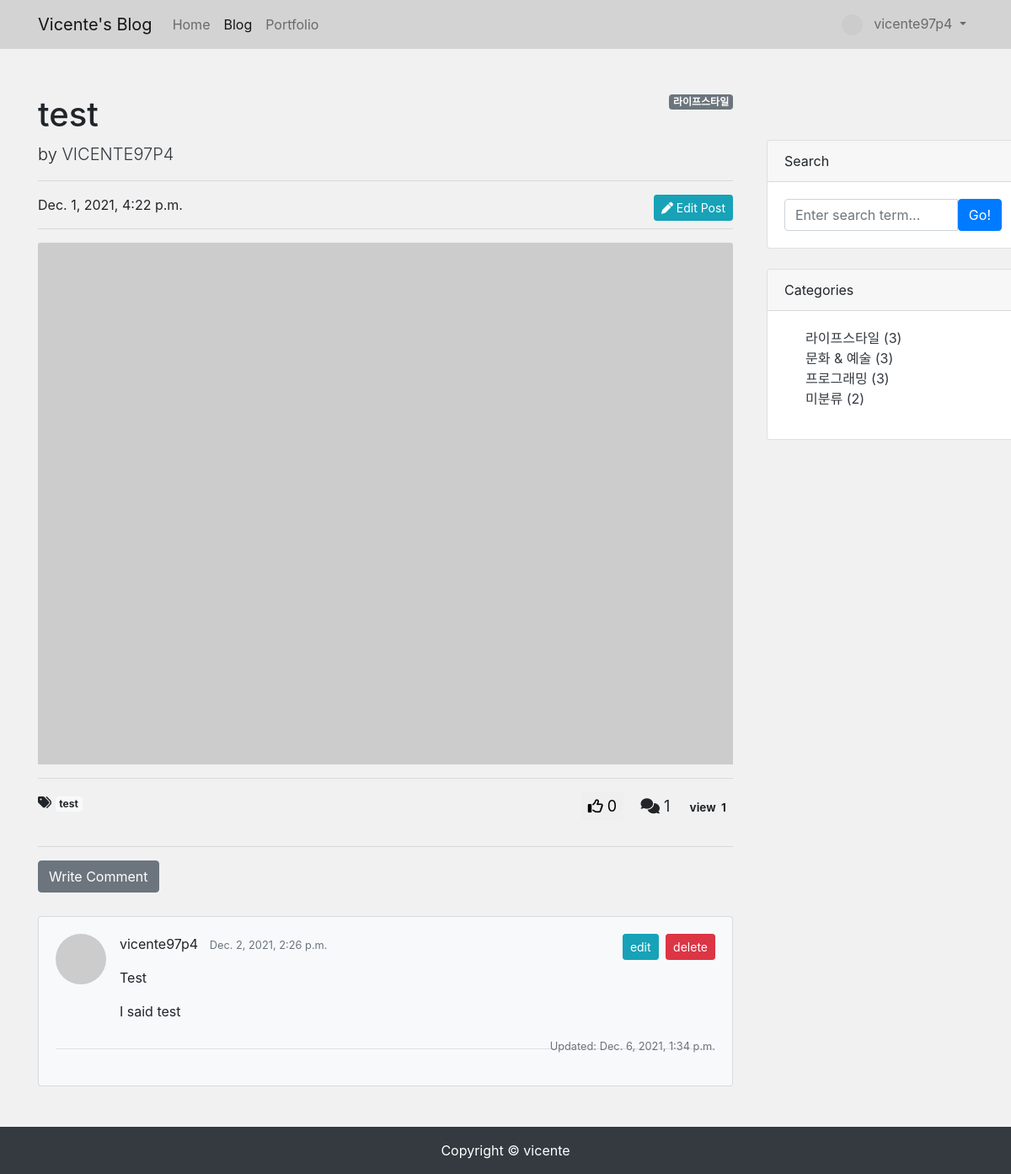
/blog/8/ (signed in), run on the app's committed database.
### blog/models.py (models this page shows, shortened)
class Post(models.Model):
    title = models.CharField(max_length=30)
    hook_text = models.CharField(max_length=100, blank=True)
    content = MarkdownxField()
    head_image = models.ImageField(upload_to='blog/images/%Y/%m/%d/', blank=True)
    file_upload = models.FileField(upload_to='blog/files/%Y/%m/%d/', blank=True)
    created_at = models.DateTimeField(auto_now_add=True)
    updated_at = models.DateTimeField(auto_now=True)
    author = models.ForeignKey(User, null=True, on_delete=models.SET_NULL)
    category = models.ForeignKey(Category, null=True, blank=True, on_delete=models.SET_NULL)
    tags = models.ManyToManyField(Tag, blank=True)
    good = models.ManyToManyField(User, related_name='good', blank=True)
    view_cnt = models.PositiveIntegerField(default=0, verbose_name='조회수')
    def get_absolute_url(self):
        return f'/blog/{self.pk}/'
    def get_content_markdown(self):
        return markdown(self.content)

class Category(models.Model):
    name = models.CharField(max_length=50, unique=True)
    slug = models.SlugField(max_length=200, unique=True, allow_unicode=True)
    def __str__(self):
        return self.name
    def get_absolute_url(self):
        return f'/blog/category/{self.slug}/'
    class Meta:
        verbose_name_plural = 'Categories'

class Tag(models.Model):
    name = models.CharField(max_length=50, unique=True)
    slug = models.SlugField(max_length=200, unique=True, allow_unicode=True)
    def __str__(self):
        return self.name
    def get_absolute_url(self):
        return f'/blog/tag/{self.slug}/'

class Comment(models.Model):
    post = models.ForeignKey(Post, on_delete=models.CASCADE)
    author = models.ForeignKey(User, on_delete=models.CASCADE)
    content = models.TextField()
    created_at = models.DateTimeField(auto_now_add=True)
    modified_at = models.DateTimeField(auto_now=True)
    def __str__(self):
        return f'{self.author}::{self.content}'
    def get_avatar_url(self):
        if self.author.socialaccount_set.exists():
            return self.author.socialaccount_set.first().get_avatar_url()
        else:
            return f'https://picsum.photos/seed/{self.author.pk}/60/60'

### blog/views.py (the view)
# urls.py: path('<int:pk>/', views.post_detail),
def post_detail(request, pk):
    login_session = request.session.get('login_session', '')
    context = {'login_session': login_session}
    post = get_object_or_404(Post, id=pk)
    context['post'] = post
    context['categories'] = Category.objects.all()
    context['no_category_post_count'] = Post.objects.filter(category=None).count()
    context['comment_form'] = CommentForm
    if post.author.id == login_session:
        context['writer'] = True
    else:
        context['writer'] = False
    response = render(
        request,
        'blog/post_detail.html',
        context
    )
    cookie_value = request.COOKIES.get('enter_post', '_')
    if f'{pk}' not in cookie_value:
        cookie_value += f'{pk}_'
        response.set_cookie('enter_post', value=cookie_value, httponly=True)
        post.view_cnt += 1
        post.save()
    return response

### blog/templates/blog/post_detail.html (shortened to what this page needs)
{% extends 'blog/base.html' %}
{% load crispy_forms_tags %}
{% block main_area %}
<div id="post-area">
    {% if post.category %}
    <span class="badge badge-secondary float-right">{{ post.category }}</span>
    {% else %}
    <span class="badge badge-secondary float-right">미분류</span>
    {% endif %}
    <h1 class="mt-4">{{ post.title }}</h1>
    <p class="lead">
        by
        <a href="#" class="text-decoration-none text-dark">{{ post.author | upper }}</a>
    </p>
    <hr/>
    {% if user.is_authenticated and user == post.author %}
        <a class="btn btn-info btn-sm float-right" href="/blog/update_post/{{ post.pk }}/" role="button"><i class="fas fa-pen"></i>  Edit Post</a>
    {% endif %}
    <p>{{ post.created_at }}</p>
    <hr/>
    {% if post.head_image %}
    <img class="card-img-top" src="{{ post.head_image.url }}" alt="..." />
    {% else %}
    <img class="card-img-top" src="https://picsum.photos/seed/{{ post.pk }}/800/600" alt="..." />
    {% endif %}
    <hr/>
    {% if post.tags.exists %}
        <i class="fas fa-tags"></i>
        {% for tag in post.tags.all %}
            <a href="{{ tag.get_absolute_url }}" class="badge badge-light">{{ tag }}</a>
        {% endfor %}
    {% endif %}
    <span class="float-right mb-3" style="font-size: 18px;">
        <button onclick="post_good({{post.pk}})" style="border-color: transparent;">
            {% if user in post.good.all %}
            <i id="good" class="fas fa-thumbs-up"></i>
            {% else %}
            <i id="good" class="far fa-thumbs-up"></i>
            {% endif %}
            <span id="good_count">{{post.good.count}}</span>
        </button>
        <i class="fas fa-comments"></i> {{post.comment_set.count}}
        <span class="badge badge-pill badge-gray"> view &nbsp;{{post.view_cnt}}</span>
    </span>
    <br/>
    <br/>
    <hr/>
</div>
<div id="comment-area">
    <section class="mb-5">
        {% if user.is_authenticated %}
        <button onclick="writeComment()" class="btn btn-secondary mb-4" id="commentButton" aria-haspopup="true" aria-expanded="false">
                    Write Comment
        </button>
        {% else %}
        <a role="button" class="btn tbn-outline-dark btn-block btn-sm" href="#" data-toggle="modal" data-target="#loginModal">
            Log in and leave a comment
        </a>
        {% endif %}
        <div class="card bg-light mt-1">
            <div class="card-body">
                {% if post.comment_set.exists %}
                    {% for comment in post.comment_set.iterator %}
                    {% if user.is_authenticated and comment.author == user %}
                        <div class="float-right">
                            <a role="button" class="btn btn-sm btn-info mr-1" id="comment-{{ comment.pk }}-update-btn" href="/blog/update_comment/{{ comment.pk }}/">
                                edit
                            </a>
                            <a role="button" href="#" id="comment-{{ comment.pk }}-delete-modal-btn" class="btn btn-sm btn-danger" data-toggle="modal" data-target="#deleteCommentModal-{{ comment.pk }}">
                                delete
                            </a>
                        </div>
                    {% endif %}
                    <div class="d-flex">
                        <div class="flex-shrink-0">
                            <img class="rounded-circle" src="{{comment.get_avatar_url}}" alt="{{comment.author}}" width="60px"/>
                        </div>
                        <div class="ms-3 ml-3" id="comment-{{ comment.pk }}">
                            <div class="fw-bold">{{ comment.author.username }} &nbsp;&nbsp;<small class="text-muted">{{ comment.created_at }}</small></div>
                            <p>{{ comment.content | linebreaks }}</p>
                        </div>
                    </div>
                            <div class="float-right">
                            {% if comment.created_at != comment.modified_at %}
                                <p class="text-muted float-right"><small>Updated: {{ comment.modified_at }}</small></p>
                            {% endif %}
                            </div>
                    <hr/>
                    {% endfor %}
                {% endif %}
            </div>
        </div>
    </section>
    </div>
{% endblock %}

### blog/templates/blog/base.html (shortened to what this page needs)
<!DOCTYPE html>
{% load static %}
<html lang="ko">
<head>
    <link rel="stylesheet" href="{% static '/blog/bootstrap/bootstrap.min.css' %}" media="screen">
</head>
<body style="background-color: #f1f1f1;">
{% include 'blog/navbar.html' %}
<div class="container">
    <div class="row">
        <div class="col-md-8 col-lg-9" id="main-area" style="background-color: #f1f1f1;padding-top: 30px">
            {% block main_area %}
            {% endblock %}
        </div>
        <div style="width: 10px;"></div>
        <div class="col-md-4 col-lg-2 float-right" style="margin-top: 108px;">
            <div style="width: 300px;">
            <div class="card mb-4">
                <div class="card-header">Search</div>
                <div class="card-body">
                    <div class="input-group">
                        <input class="form-control" type="text" placeholder="Enter search term..." aria-label="Enter search term..." aria-describedby="button-search" id="search-input"/>
                        <button class="btn btn-primary" id="button-search" type="button" onclick="searchPost();">Go!</button>
                    </div>
                </div>
            </div>
            <div class="card mb-4" id="categories-card">
                <div class="card-header">Categories</div>
                <div class="card-body">
                    <div class="row">
                        <ul style="list-style: none;">
                            {% for category in categories %}
                            <li><a href="{{ category.get_absolute_url }}" class="text-decoration-none text-dark">{{ category }} ({{ category.post_set.count }})</a></li>
                            {% endfor %}
                            <li><a href="/blog/category/no_category/" class="text-decoration-none text-dark">미분류 ({{ no_category_post_count }})</a></li>
                        </ul>
                    </div>
                </div>
            </div>
                </div>
        </div>
    </div>
</div>
{% include 'blog/footer.html' %}
</body>
</html>

### blog/templates/blog/navbar.html (shortened to what this page needs)
{% load socialaccount %}
<nav class="navbar navbar-expand-lg navbar-light" style="background-color: #d3d3d3;">
    <div class="container">
      <a class="navbar-brand" href="{{'/'}}">Vicente's Blog</a>
      <div class="collapse navbar-collapse" id="navbarNavDropdown">
        <ul class="navbar-nav">
          <li class="nav-item" id="home">
            <a class="nav-link" href="{{'/'}}">Home <span class="sr-only">(current)</span></a>
          </li>
          <li class="nav-item active" id="blog">
            <a class="nav-link" href="{{ '/blog/' }}">Blog</a>
          </li>
          <li class="nav-item" id="portfolio">
            <a class="nav-link" href="{{ '/about_me/' }}">Portfolio</a>
          </li>
        </ul>
          <ul class="navbar-nav ml-auto">
            {% if user.is_authenticated %}
            <li class="nav-item dropdown">
              <a class="nav-link dropdown-toggle" href="#" id="navbarDropdownMenuLink" role="button" data-toggle="dropdown" aria-expanded="false">
                {% if user.socialaccount_set.all.0.get_avatar_url %}
                <img class="rounded-circle" width="25px" src="{{user.socialaccount_set.all.0.get_avatar_url}}" alt="">
                {% else %}
                <img class="rounded-circle" src="https://picsum.photos/seed/{{user.pk}}/25/25" width="25px"/>
                {% endif %}
                {{ user.username }}
              </a>
            </li>
            {% else %}
            <li class="nav-item">
                <a class="nav-link" href="#" data-toggle="modal" data-target="#loginModal">Log In</a>
            </li>
            {% endif %}
        </ul>
      </div>
    </div>
</nav>

### data on the page
Post: category "라이프스타일", title "test", author "VICENTE97P4", created_at "Dec. 1, 2021, 4:22 p.m.", good.count "0", comment_set.count "1", view_cnt "1"
Tag: name "test"
Comment: author.username "vicente97p4", created_at "Dec. 2, 2021, 2:26 p.m.", content "Test I said test", modified_at "Dec. 6, 2021, 1:34 p.m."
Category: name "라이프스타일", post_set.count "3"
Category: name "문화 & 예술", post_set.count "3"
Category: name "프로그래밍", post_set.count "3"

### other printed values
{{ user.username }} "vicente97p4"
{{ no_category_post_count }} "2"
